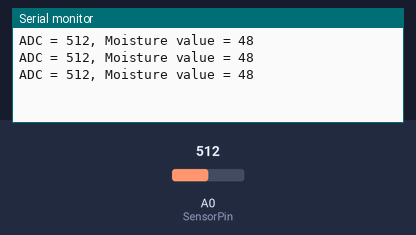
A sketch run on a simulated Arduino Uno, built for the host (arithmetic inside an expression is 32-bit, double 64-bit). Shown: the last lines printed to the serial monitor. The inputs (shaded band) are chosen by the test bench; at power-on: A0 (SensorPin) = 512.

Above: at 1.3 s.
1.4 s: A0 (SensorPin) set to 652
At 1.9 s:
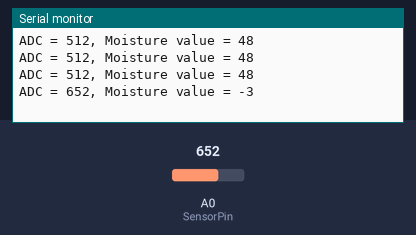
2.9 s: A0 (SensorPin) set to 632
At 3.4 s:
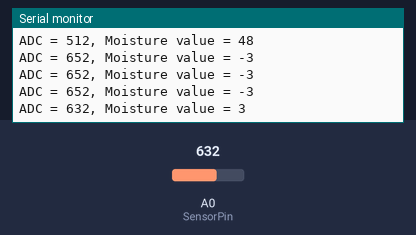
Timing chart, 0 to 5.9 s (numbered marks = the images above; inputs shaded):
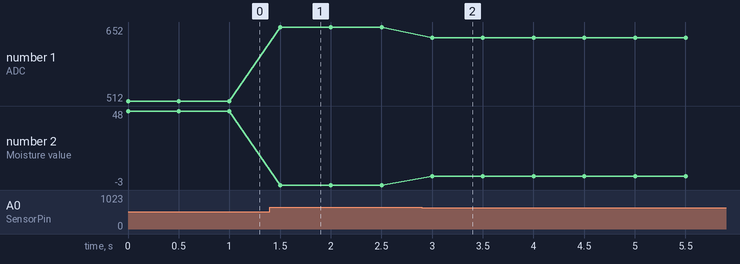

Measured:
- after the input at 1.4 s, the serial monitor: prints a new line after 0.10 s (image 1)
- after the input at 2.9 s, the serial monitor: prints a new line after 0.10 s (image 2)
- plotted number 1: 512 → 652 after the input at 1.4 s, 652 → 632 after the input at 2.9 s
- plotted number 2: 48 → -3 after the input at 1.4 s, -3 → 3 after the input at 2.9 s

The sketch:

soil_moisture.ino
```cpp
/*
  Soil Moisture Sensor
  modified on 21 Feb 2019
  by Saeed Hosseini @ Electropeak
  https://electropeak.com/learn/
*/
#define SensorPin A0
 float sensorValue = 0;
 int minADC = 642;                       // replace with min ADC value read in air
int maxADC = 375;                     // replace with max ADC value read fully submerged in water
bool is1V1Output = false;             // set true if 1.1V output sensor is used for 3V set to false
int mappedValue,moistureValue;
//#define INTERNAL 1.1
void setup() {
  Serial.begin(9600);
  if(is1V1Output == true)
  analogReference(INTERNAL1V1); //set ADC reference to internal 1.1V
}

void loop() {
//  for (int i = 0; i <= 100; i++)
//  {
//    sensorValue = sensorValue + analogRead(SensorPin);
//    delay(1);
//  }
//  sensorValue = sensorValue/100.0;
//  Serial.println(sensorValue);
//  delay(30);

// read the moisture value:
moistureValue = analogRead(SensorPin);


// print ADC results to the serial monitor:
Serial.print("ADC = " );
Serial.print(moistureValue);
Serial.print(", " );

mappedValue = map(moistureValue,minADC,maxADC, 0, 100);

// print mapped results to the serial monitor:
Serial.print("Moisture value = " );
Serial.println(mappedValue);

// wait 500 milliseconds before the next loop
delay(500);

}
```
